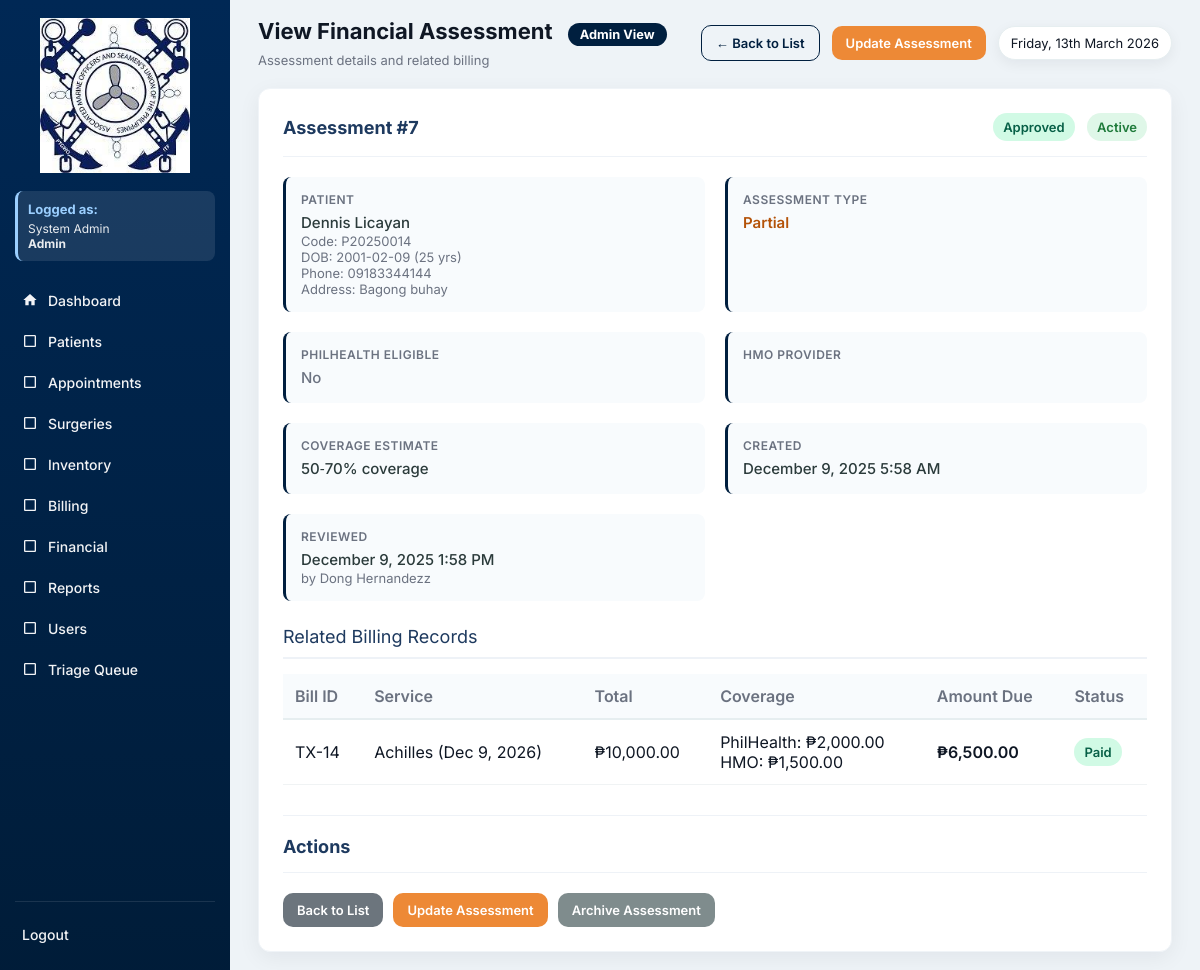
The page /financial_view.php?id=7 (signed in) on the database its author committed.
### tables this page shows
CREATE TABLE `financial_assessment` (
  `id` int(11) NOT NULL,
  `patient_id` int(11) DEFAULT NULL,
  `billing_id` int(11) DEFAULT NULL,
  `assessment_type` enum('Charity','Partial','Paying') DEFAULT NULL,
  `philhealth_eligible` tinyint(1) DEFAULT 0,
  `hmo_provider` varchar(100) DEFAULT NULL,
  `status` enum('Pending','Approved','Rejected') DEFAULT 'Pending',
  `is_archived` tinyint(1) DEFAULT 0,
  `archived_at` datetime DEFAULT NULL,
  `archived_by` int(11) DEFAULT NULL,
  `reviewed_at` datetime DEFAULT NULL,
  `reviewed_by` int(11) DEFAULT NULL,
  `created_at` timestamp NOT NULL DEFAULT current_timestamp()
);

CREATE TABLE `patients` (
  `id` int(11) NOT NULL,
  `patient_code` varchar(20) DEFAULT NULL,
  `first_name` varchar(100) DEFAULT NULL,
  `last_name` varchar(100) DEFAULT NULL,
  `gender` varchar(10) DEFAULT NULL,
  `sex` enum('Male','Female') DEFAULT NULL,
  `birth_date` date DEFAULT NULL,
  `phone` varchar(50) DEFAULT NULL,
  `address` text DEFAULT NULL,
  `guardian` varchar(100) DEFAULT NULL,
  `blood_type` varchar(10) DEFAULT NULL,
  `weight` decimal(5,2) DEFAULT NULL,
  `height` decimal(5,2) DEFAULT NULL,
  `pulse_rate` int(11) DEFAULT NULL,
  `temperature` decimal(4,2) DEFAULT NULL,
  `guardian_name` varchar(150) DEFAULT NULL,
  `created_at` timestamp NOT NULL DEFAULT current_timestamp(),
  `is_archived` tinyint(1) DEFAULT 0,
  `archived_at` datetime DEFAULT NULL,
  `archived_by` int(11) DEFAULT NULL
);

CREATE TABLE `users` (
  `id` int(11) NOT NULL,
  `full_name` varchar(150) DEFAULT NULL,
  `username` varchar(100) DEFAULT NULL,
  `password` varchar(255) DEFAULT NULL,
  `role` enum('Admin','Doctor','Nurse','Staff','Inventory','Billing','SocialWorker') NOT NULL,
  `created_at` timestamp NOT NULL DEFAULT current_timestamp(),
  `is_active` tinyint(1) DEFAULT 1,
  `deactivated_at` datetime DEFAULT NULL
);

CREATE TABLE `billing` (
  `id` int(11) NOT NULL,
  `patient_id` int(11) DEFAULT NULL,
  `financial_id` int(11) DEFAULT NULL,
  `financial_assessment_id` int(11) DEFAULT NULL,
  `surgery_id` int(11) DEFAULT NULL,
  `total_amount` decimal(10,2) DEFAULT NULL,
  `philhealth_coverage` decimal(10,2) DEFAULT 0.00,
  `hmo_coverage` decimal(10,2) DEFAULT 0.00,
  `amount_due` decimal(10,2) DEFAULT NULL,
  `status` enum('Unpaid','Paid') DEFAULT 'Unpaid',
  `created_at` timestamp NOT NULL DEFAULT current_timestamp(),
  `is_archived` tinyint(1) DEFAULT 0,
  `archived_at` datetime DEFAULT NULL,
  `archived_by` int(11) DEFAULT NULL,
  `paid_at` datetime DEFAULT NULL
);

CREATE TABLE `surgeries` (
  `id` int(11) NOT NULL,
  `patient_id` int(11) DEFAULT NULL,
  `doctor_id` int(11) DEFAULT NULL,
  `surgery_type` varchar(150) DEFAULT NULL,
  `schedule_date` date DEFAULT NULL,
  `operating_room` varchar(20) DEFAULT NULL,
  `status` enum('Scheduled','Completed','Cancelled') DEFAULT 'Scheduled',
  `is_archived` tinyint(1) DEFAULT 0,
  `archived_at` datetime DEFAULT NULL,
  `archived_by` int(11) DEFAULT NULL,
  `created_at` timestamp NOT NULL DEFAULT current_timestamp()
);

### functions.php (called while the page is built, shortened)
<?php
function fetchAll($conn, $sql, $types = null, $params = [])
{
    $stmt = $conn->prepare($sql);
    if ($types) {
        $stmt->bind_param($types, ...$params);
    }
    $stmt->execute();
    $res = $stmt->get_result();
    $rows = $res->fetch_all(MYSQLI_ASSOC);
    return $rows;
}
function fetchOne($conn, $sql, $types = null, $params = [])
{
    $stmt = $conn->prepare($sql);
    if ($types) {
        $stmt->bind_param($types, ...$params);
    }
    $stmt->execute();
    $res = $stmt->get_result();
    $row = $res->fetch_assoc();
    return $row;
}
?>

### financial_view.php (the view, shortened to what this page needs)
<?php
require 'config.php';
require 'functions.php';
$current_role = $_SESSION['role'] ?? 'Guest';
$current_name = $_SESSION['name'] ?? 'User';
$role_permissions = [
    'Admin' => [
        'dashboard.php' => 'Dashboard',
        'patients.php' => 'Patients',
        'appointments.php' => 'Appointments',
        'surgeries.php' => 'Surgeries',
        'inventory.php' => 'Inventory',
        'billing.php' => 'Billing',
        'financials.php' => 'Financial',
        'reports.php' => 'Reports',
        'users.php' => 'Users',
        'triage_queue.php' => 'Triage Queue'
    ],
    'Doctor' => [
        'dashboard.php' => 'Dashboard',
        'patients.php' => 'Patients',
        'appointments.php' => 'Appointments',
        'surgeries.php' => 'Surgeries',
        'inventory.php' => 'Inventory',
        'reports.php' => 'Reports',
        'triage_queue.php' => 'Triage Queue'
    ],
    'Nurse' => [
        'dashboard.php' => 'Dashboard',
        'patients.php' => 'Patients',
        'appointments.php' => 'Appointments',
        'inventory.php' => 'Inventory',
        'reports.php' => 'Reports',
        'triage_queue.php' => 'Triage Queue'
    ],
    'Staff' => [
        'dashboard.php' => 'Dashboard',
        'patients.php' => 'Patients',
        'appointments.php' => 'Appointments',
        'reports.php' => 'Reports'
    ],
    'Inventory' => [
        'dashboard.php' => 'Dashboard',
        'inventory.php' => 'Inventory',
        'reports.php' => 'Reports'
    ],
    'Billing' => [
        'dashboard.php' => 'Dashboard',
        'billing.php' => 'Billing',
        'financials.php' => 'Financial',
        'reports.php' => 'Reports'
    ],
    'SocialWorker' => [
        'dashboard.php' => 'Dashboard',
        'financials.php' => 'Financial',
        'reports.php' => 'Reports'
    ]
];
$allowed_pages = $role_permissions[$current_role] ?? ['dashboard.php' => 'Dashboard'];
$id = (int)$_GET['id'];
$is_admin = ($current_role === 'Admin');
$is_social_worker = ($current_role === 'SocialWorker');
$assessment = fetchOne($conn, "
    SELECT
        f.*,
        p.first_name,
        p.last_name,
        p.birth_date,
        p.phone,
        p.address,
        p.patient_code,
        rev_user.full_name AS reviewed_by_name,
        arch_user.full_name AS archived_by_name
    FROM financial_assessment f
    LEFT JOIN patients p ON f.patient_id = p.id
    LEFT JOIN users rev_user ON f.reviewed_by = rev_user.id
    LEFT JOIN users arch_user ON f.archived_by = arch_user.id
    WHERE f.id = ?
", "i", [$id]);
$billing_records = fetchAll($conn, "
    SELECT
        b.*,
        s.surgery_type,
        s.schedule_date
    FROM billing b
    LEFT JOIN surgeries s ON b.surgery_id = s.id
    WHERE b.financial_assessment_id = ?
    ORDER BY b.created_at DESC
", "i", [$id]);
$is_archived = !empty($assessment['is_archived']);
function formatDate($datetime) {
    return $datetime ? date('F j, Y g:i A', strtotime($datetime)) : 'N/A';
}
$patient_age = $assessment['birth_date'] ? floor((time() - strtotime($assessment['birth_date'])) / 31556926) : 'N/A';
?>
<!DOCTYPE html>
<html lang="en">
<head>
</head>
<body>
<div class="app">
  <aside class="sidebar">
    <div class="logo-wrap"><a href="dashboard.php"><img src="logo.jpg" alt="Logo"></a></div>
    <div class="user-info">
      <h4>Logged as:</h4>
      <p><?= htmlspecialchars($current_name) ?><br><strong><?= htmlspecialchars($current_role) ?></strong></p>
    </div>
    <nav class="menu">
      <a href="dashboard.php" class="menu-item <?= basename($_SERVER['PHP_SELF'])=='dashboard.php'?'active':'' ?>">
        <span class="icon"><svg viewBox="0 0 24 24" fill="currentColor"><path d="M10 20v-6h4v6h5v-8h3L12 3 2 12h3v8z"/></svg></span> Dashboard
      </a>
      <?php foreach($allowed_pages as $page => $label): if($page !== 'dashboard.php'): ?>
        <a href="<?= $page ?>" class="menu-item <?= basename($_SERVER['PHP_SELF'])==$page?'active':'' ?>">
          <span class="icon">
            <?php
            $icons = [
              'patients.php' => '<svg viewBox="0 0 24 24" fill="currentColor"><path d="M12 12c2.21 0 4-1.79 4-4s-1.79-4-4-4-4 1.79-4 4 1.79 4 4 4zm0 2c-2.67 0-8 1.34-8 4v2h16v-2c0-2.66-5.33-4-8-4z"/></svg>',
              'appointments.php' => '<svg viewBox="0 0 24 24" fill="currentColor"><path d="M19 3h-1V1h-2v2H8V1H6v2H5c-1.11 0-1.99.9-1.99 2L3 19c0 1.1.89 2 2 2h14c1.1 0 2-.9 2-2V5c0-1.1-.9-2-2-2zm0 16H5V8h14v11zM7 10h5v5H7z"/></svg>',
              'surgeries.php' => '<svg viewBox="0 0 24 24" fill="currentColor"><path d="M12 2C8.13 2 5 5.13 5 9c0 5.25 7 13 7 13s7-7.75 7-13c0-3.87-3.13-7-7-7zm0 9.5c-1.38 0-2.5-1.12-2.5-2.5s1.12-2.5 2.5-2.5 2.5 1.12 2.5 2.5-1.12 2.5-2.5 2.5z"/></svg>',
              'inventory.php' => '<svg viewBox="0 0 24 24" fill="currentColor"><path d="M20 8h-3V4H7v4H4v14h16V8zM9 6h6v2H9V6zm11 14H4v-9h16v9zm-7-7H8v-2h5v2z"/></svg>',
              'billing.php' => '<svg viewBox="0 0 24 24" fill="currentColor"><path d="M11.8 10.9c-2.27-.59-3-1.2-3-2.15 0-1.09 1.01-1.85 2.7-1.85 1.78 0 2.44.85 2.5 2.1h2.21c-.07-1.72-1.12-3.3-3.21-3.81V3h-3v2.16c-1.94.42-3.5 1.68-3.5 3.61 0 2.31 1.91 3.46 4.7 4.13 2.5.6 3 1.48 3 2.41 0 .69-.49 1.79-2.7 1.79-2.06 0-2.87-.92-2.98-2.1h-2.2c.12 2.19 1.76 3.42 3.68 3.83V21h3v-2.15c1.95-.37 3.5-1.5 3.5-3.55 0-2.84-2.43-3.81-4.7-4.4z"/></svg>',
              'financials.php' => '<svg viewBox="0 0 24 24" fill="currentColor"><path d="M3 13h8V3H3v10zm0 8h8v-6H3v6zm10 0h8V11h-8v10zm0-18v6h8V3h-8z"/></svg>',
              'reports.php' => '<svg viewBox="0 0 24 24" fill="currentColor"><path d="M19 3H5c-1.1 0-2 .9-2 2v14c0 1.1.9 2 2 2h14c1.1 0 2-.9 2-2V5c0-1.1-.9-2-2-2zM9 17H7v-7h2v7zm4 0h-2V7h2v10zm4 0h-2v-4h2v4z"/></svg>',
              'users.php' => '<svg viewBox="0 0 24 24" fill="currentColor"><path d="M16 11c1.66 0 2.99-1.34 2.99-3S17.66 5 16 5c-1.66 0-3 1.34-3 3s1.34 3 3 3zm-8 0c1.66 0 2.99-1.34 2.99-3S9.66 5 8 5C6.34 5 5 6.34 5 8s1.34 3 3 3zm0 2c-2.33 0-7 1.17-7 3.5V19h14v-2.5c0-2.33-4.67-3.5-7-3.5zm8 0c-.29 0-.62.02-.97.05 1.16.84 1.97 1.97 1.97 3.45V19h6v-2.5c0-2.33-4.67-3.5-7-3.5z"/></svg>',
              'triage_queue.php' => '<svg viewBox="0 0 24 24" fill="currentColor"><path d="M12 2C6.48 2 2 6.48 2 12s4.48 10 10 10 10-4.48 10-10S17.52 2 12 2zm-2 15l-5-5 1.41-1.41L10 14.17l7.59-7.59L19 8l-9 9z"/></svg>'
            ];
            echo $icons[$page] ?? '<svg viewBox="0 0 24 24" fill="currentColor"><path d="M19 5v14H5V5h14m0-2H5c-1.1 0-2 .9-2 2v14c0 1.1.9 2 2 2h14c1.1 0 2-.9 2-2V5c0-1.1-.9-2-2-2z"/></svg>';
            ?>
          </span> <?= $label ?>
        </a>
      <?php endif; endforeach; ?>
    </nav>
    <div class="sidebar-bottom">
      <a href="logout.php" class="menu-item">Logout</a>
    </div>
  </aside>
  <div class="main">
    <div class="topbar">
      <div class="top-left">
        <h1>View Financial Assessment
          <span class="role-badge role-<?= strtolower($current_role) ?>"><?= htmlspecialchars($current_role) ?> View</span>
        </h1>
        <p>Assessment details and related billing</p>
      </div>
      <div class="top-actions">
        <a href="financials.php" class="btn btn-outline">&larr; Back to List</a>
        <?php if (!$is_archived || $is_admin || $is_social_worker): ?>
          <a href="financial_form.php?id=<?= $id ?>" class="btn" style="background:#ed8936;">Update Assessment</a>
        <?php endif; ?>
        <div class="date-pill"><?= date('l, jS F Y') ?></div>
      </div>
    </div>
    <div class="assessment-card">
      <div class="assessment-header">
        <h3>Assessment #<?= $assessment['id'] ?></h3>
        <div>
          <span class="status <?= strtolower($assessment['status']) ?>"><?= $assessment['status'] ?></span>
          <span class="status <?= $is_archived ? 'archived' : 'active' ?>" style="margin-left:8px;"><?= $is_archived ? 'Archived' : 'Active' ?></span>
        </div>
      </div>
      <div class="patient-info-grid">
        <div class="info-group">
          <div class="info-label">Patient</div>
          <div class="info-value"><?= htmlspecialchars($assessment['first_name'] . ' ' . $assessment['last_name']) ?></div>
          <div style="font-size:13px; color:#6b7280;">
            Code: <?= htmlspecialchars($assessment['patient_code'] ?? 'N/A') ?><br>
            DOB: <?= htmlspecialchars($assessment['birth_date'] ?? 'N/A') ?> (<?= $patient_age ?> yrs)<br>
            Phone: <?= htmlspecialchars($assessment['phone'] ?? 'N/A') ?><br>
            Address: <?= nl2br(htmlspecialchars($assessment['address'] ?? 'N/A')) ?>
          </div>
        </div>
        <div class="info-group">
          <div class="info-label">Assessment Type</div>
          <div class="info-value" style="font-weight:600; <?php
            $type = $assessment['assessment_type'];
            if ($type == 'Charity') echo 'color:#1e40af;';
            elseif ($type == 'Partial') echo 'color:#b45309;';
            elseif ($type == 'Paying') echo 'color:#0369a1;';
          ?>"><?= $type ?></div>
        </div>
        <div class="info-group">
          <div class="info-label">PhilHealth Eligible</div>
          <div class="info-value" style="color:<?= $assessment['philhealth_eligible'] ? '#10b981' : '#6b7280' ?>;">
            <?= $assessment['philhealth_eligible'] ? 'Yes' : 'No' ?>
          </div>
        </div>
        <div class="info-group">
          <div class="info-label">HMO Provider</div>
        </div>
        <div class="info-group">
          <div class="info-label">Coverage Estimate</div>
          <div class="info-value">
            <?php
            if ($assessment['assessment_type'] == 'Charity') echo '80‑100% coverage';
            elseif ($assessment['assessment_type'] == 'Partial') echo '50‑70% coverage';
            elseif ($assessment['assessment_type'] == 'Paying') echo '20‑30% coverage';
            ?>
          </div>
        </div>
        <div class="info-group">
          <div class="info-label">Created</div>
          <div class="info-value"><?= formatDate($assessment['created_at']) ?></div>
        </div>
        <?php if ($assessment['reviewed_at']): ?>
        <div class="info-group">
          <div class="info-label">Reviewed</div>
          <div class="info-value"><?= formatDate($assessment['reviewed_at']) ?></div>
          <div style="font-size:13px; color:#6b7280;">by <?= htmlspecialchars($assessment['reviewed_by_name'] ?? 'N/A') ?></div>
        </div>
        <?php endif; ?>
      </div>
      <div class="section-title">Related Billing Records</div>
      <?php if (count($billing_records) > 0): ?>
        <table class="billing-table">
          <thead>
            <tr>
              <th>Bill ID</th>
              <th>Service</th>
              <th>Total</th>
              <th>Coverage</th>
              <th>Amount Due</th>
              <th>Status</th>
            </tr>
          </thead>
          <tbody>
            <?php foreach ($billing_records as $bill): ?>
              <?php
              $bill_status_class = $bill['status'] == 'Paid' ? 'approved' : 'pending';
              $service = $bill['surgery_type'] ? htmlspecialchars($bill['surgery_type']) : 'General';
              if ($bill['schedule_date']) {
                  $service .= ' (' . date('M j, Y', strtotime($bill['schedule_date'])) . ')';
              }
              ?>
              <tr>
                <td>TX-<?= $bill['id'] ?></td>
                <td><?= $service ?></td>
                <td>₱<?= number_format($bill['total_amount'], 2) ?></td>
                <td>
                  PhilHealth: ₱<?= number_format($bill['philhealth_coverage'], 2) ?><br>
                  HMO: ₱<?= number_format($bill['hmo_coverage'], 2) ?>
                </td>
                <td style="font-weight:600;">₱<?= number_format($bill['amount_due'], 2) ?></td>
                <td><span class="status <?= $bill_status_class ?>"><?= $bill['status'] ?></span></td>
              </tr>
            <?php endforeach; ?>
          </tbody>
        </table>
      <?php else: ?>
        <p style="color: var(--muted);">No billing records linked to this assessment.</p>
      <?php endif; ?>
      <div class="assessment-header" style="margin-top:30px; border-top:1px solid #eef2f7; padding-top:20px;">
        <h3>Actions</h3>
      </div>
      <div style="display:flex; gap:10px; margin-top:20px;">
        <a href="financials.php" class="btn" style="background:#6c757d;">Back to List</a>
        <?php if (!$is_archived || $is_admin || $is_social_worker): ?>
          <a href="financial_form.php?id=<?= $id ?>" class="btn" style="background:#ed8936;">Update Assessment</a>
        <?php endif; ?>
        <?php if ($is_admin || $is_social_worker): ?>
          <?php if ($is_archived): ?>
            <a href="financials.php?restore=<?= $id ?>" class="btn" style="background:#95a5a6;" onclick="return confirm('Restore this assessment?')">Restore Assessment</a>
          <?php else: ?>
            <a href="financials.php?archive=<?= $id ?>" class="btn" style="background:#7f8c8d;" onclick="return confirm('Archive this assessment?')">Archive Assessment</a>
          <?php endif; ?>
        <?php endif; ?>
      </div>
    </div>
  </div>
</div>
</body>
</html>

### rows shown on the page
financial_assessment: id "7", status "Approved", patient.last_name "Dennis Licayan", patient.patient_code "P20250014", patient.birth_date "2001-02-09", patient.birth_date "25", patient.phone "09183344144", patient.address "Bagong buhay", assessment_type "Partial", created_at "December 9, 2025 5:58 AM", reviewed_at "December 9, 2025 1:58 PM", reviewed_by.full_name "Dong Hernandezz"
billing: id "14", surgery.schedule_date "Achilles (Dec 9, 2026)", total_amount "10,000.00", philhealth_coverage "2,000.00", hmo_coverage "1,500.00", amount_due "6,500.00", status "Paid"

### other values the page prints
$current_name "System Admin"
$current_role "Admin"
$label "Patients"
$label "Appointments"
$label "Surgeries"
$label "Inventory"
$label "Billing"
$label "Financial"
$label "Reports"
$label "Users"
$label "Triage Queue"
